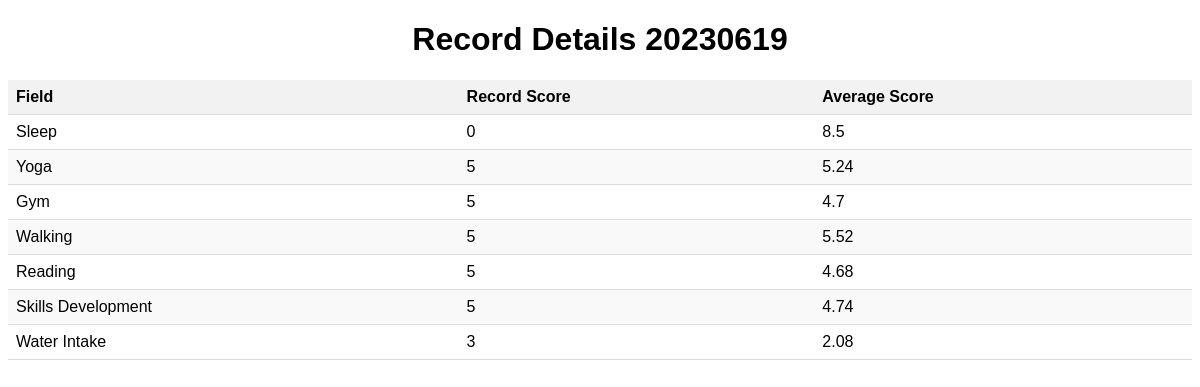
/record/recorddetails/20230619/, run on an earlier commit of the app's database.
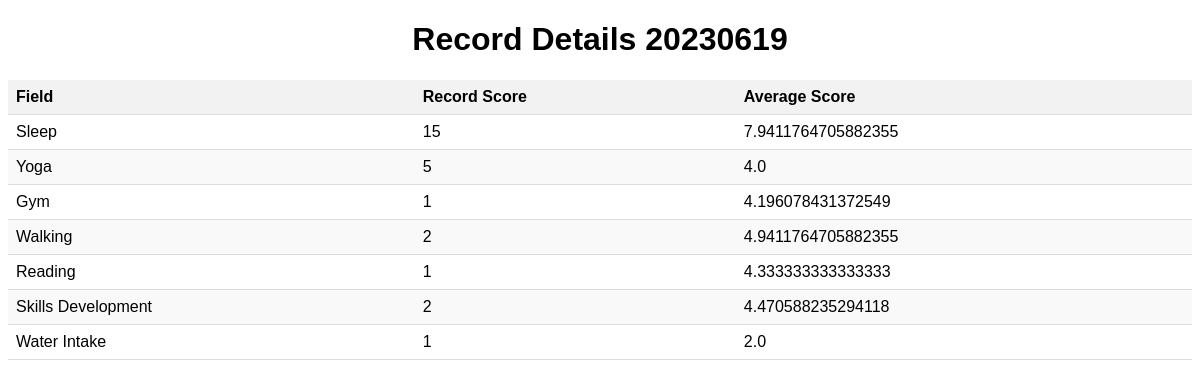
And on a later commit of the database.
### records/models.py (models this page shows)
class Score(models.Model):
    record = models.OneToOneField('Record', on_delete=models.CASCADE, primary_key=True)
    sleep_score = models.IntegerField(default=0)
    yoga_score = models.IntegerField(default=0)
    gym_score = models.IntegerField(default=0)
    walking_score = models.IntegerField(default=0)
    reading_score = models.IntegerField(default=0)
    skills_development_score = models.IntegerField(default=0)
    water_intake_score = models.IntegerField(default=0)

### records/views.py (the view)
# urls.py: path('recorddetails/<int:recordid>/', views.recorddetails, name='recorddetails'),
def recorddetails(request, recordid):
    record = get_object_or_404(Record, recordid=recordid)
    score = Score.objects.get(record=record)
    avg_scores = Score.objects.aggregate(
        sleep_average=Avg('sleep_score'),
        yoga_average=Avg('yoga_score'),
        gym_average=Avg('gym_score'),
        walking_average=Avg('walking_score'),
        reading_average=Avg('reading_score'),
        skills_development_average=Avg('skills_development_score'),
        water_intake_average=Avg('water_intake_score')
    )
    context = {'record': record, 'score': score, 'avg_scores': avg_scores}
    return render(request, 'recorddetails.html', context)

### templates/recorddetails.html (shortened to what this page needs)
<!DOCTYPE html>
<html>
<head>
</head>
<body>
  <h1>Record Details {{ record.recordid }}</h1>
  <table>
    <thead>
      <tr>
        <th>Field</th>
        <th>Record Score</th>
        <th>Average Score</th>
      </tr>
    </thead>
    <tbody>
      <tr>
        <td>Sleep</td>
        <td>{{ score.sleep_score }}</td>
        <td>{{ avg_scores.sleep_average }}</td>
      </tr>
      <tr>
        <td>Yoga</td>
        <td>{{ score.yoga_score }}</td>
        <td>{{ avg_scores.yoga_average }}</td>
      </tr>
      <tr>
        <td>Gym</td>
        <td>{{ score.gym_score }}</td>
        <td>{{ avg_scores.gym_average }}</td>
      </tr>
      <tr>
        <td>Walking</td>
        <td>{{ score.walking_score }}</td>
        <td>{{ avg_scores.walking_average }}</td>
      </tr>
      <tr>
        <td>Reading</td>
        <td>{{ score.reading_score }}</td>
        <td>{{ avg_scores.reading_average }}</td>
      </tr>
      <tr>
        <td>Skills Development</td>
        <td>{{ score.skills_development_score }}</td>
        <td>{{ avg_scores.skills_development_average }}</td>
      </tr>
      <tr>
        <td>Water Intake</td>
        <td>{{ score.water_intake_score }}</td>
        <td>{{ avg_scores.water_intake_average }}</td>
      </tr>
    </tbody>
  </table>
</body>
</html>

What changed in the data, as far as the page shows it:
changed Score: sleep_score "0" → "15"; gym_score "5" → "1"; walking_score "5" → "2"; reading_score "5" → "1"; skills_development_score "5" → "2"; water_intake_score "3" → "1"
Also different on the page:
{{ avg_scores.sleep_average }}: "8.5" → "7.9411764705882355"
{{ avg_scores.yoga_average }}: "5.24" → "4.0"
{{ avg_scores.gym_average }}: "4.7" → "4.196078431372549"
{{ avg_scores.walking_average }}: "5.52" → "4.9411764705882355"
{{ avg_scores.reading_average }}: "4.68" → "4.333333333333333"
{{ avg_scores.skills_development_average }}: "4.74" → "4.470588235294118"
{{ avg_scores.water_intake_average }}: "2.08" → "2.0"
